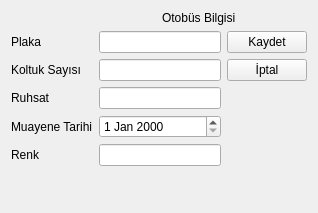
<?xml version="1.0" encoding="UTF-8"?>
<ui version="4.0">
 <class>OtobusBilgisiVeriGirisFormu</class>
 <widget class="QWidget" name="OtobusBilgisiVeriGirisFormu">
  <property name="geometry">
   <rect>
    <x>0</x>
    <y>0</y>
    <width>318</width>
    <height>213</height>
   </rect>
  </property>
  <property name="windowTitle">
   <string>Otobus Bilgisi</string>
  </property>
  <property name="windowIcon">
   <iconset resource="../../Kaynaklar.qrc">
    <normaloff>:/Resimler/Resimler/otobus.png</normaloff>:/Resimler/Resimler/otobus.png</iconset>
  </property>
  <layout class="QGridLayout" name="gridLayout_5">
   <item row="0" column="0">
    <layout class="QGridLayout" name="gridLayout_4">
     <item row="0" column="0">
      <widget class="QLabel" name="lbIcon">
       <property name="text">
        <string/>
       </property>
       <property name="pixmap">
        <pixmap resource="../../Kaynaklar.qrc">:/Resimler/Resimler/otobus.png</pixmap>
       </property>
      </widget>
     </item>
     <item row="0" column="1">
      <widget class="QLabel" name="lbOtobusBilgisi">
       <property name="text">
        <string>Otobüs Bilgisi</string>
       </property>
      </widget>
     </item>
     <item row="1" column="0" colspan="2">
      <layout class="QGridLayout" name="gridLayout_3">
       <item row="0" column="0">
        <layout class="QGridLayout" name="gridLayout_2">
         <item row="4" column="0">
          <widget class="QLabel" name="lbRenk">
           <property name="text">
            <string>Renk</string>
           </property>
          </widget>
         </item>
         <item row="1" column="1">
          <widget class="QLineEdit" name="leKoltukSayisi"/>
         </item>
         <item row="0" column="1">
          <widget class="QLineEdit" name="lePlaka"/>
         </item>
         <item row="1" column="0">
          <widget class="QLabel" name="lbKoltukSayisi">
           <property name="text">
            <string>Koltuk Sayısı</string>
           </property>
          </widget>
         </item>
         <item row="3" column="1">
          <widget class="QDateEdit" name="deMuayeneTarihi"/>
         </item>
         <item row="2" column="1">
          <widget class="QLineEdit" name="leRuhsat"/>
         </item>
         <item row="3" column="0">
          <widget class="QLabel" name="lbMuayeneTarihi">
           <property name="text">
            <string>Muayene Tarihi</string>
           </property>
          </widget>
         </item>
         <item row="2" column="0">
          <widget class="QLabel" name="lbRuhsat">
           <property name="text">
            <string>Ruhsat</string>
           </property>
          </widget>
         </item>
         <item row="4" column="1">
          <widget class="QLineEdit" name="leRenk"/>
         </item>
         <item row="0" column="0">
          <widget class="QLabel" name="lbPlaka">
           <property name="text">
            <string>Plaka</string>
           </property>
          </widget>
         </item>
        </layout>
       </item>
       <item row="0" column="1">
        <layout class="QGridLayout" name="gridLayout">
         <item row="0" column="0">
          <widget class="QPushButton" name="pbKaydet">
           <property name="text">
            <string>Kaydet</string>
           </property>
           <property name="icon">
            <iconset resource="../../Kaynaklar.qrc">
             <normaloff>:/Resimler/Resimler/kaydet.png</normaloff>:/Resimler/Resimler/kaydet.png</iconset>
           </property>
          </widget>
         </item>
         <item row="1" column="0">
          <widget class="QPushButton" name="pbIptal">
           <property name="text">
            <string>İptal</string>
           </property>
           <property name="icon">
            <iconset resource="../../Kaynaklar.qrc">
             <normaloff>:/Resimler/Resimler/iptal.png</normaloff>:/Resimler/Resimler/iptal.png</iconset>
           </property>
          </widget>
         </item>
         <item row="2" column="0">
          <spacer name="verticalSpacer_2">
           <property name="orientation">
            <enum>Qt::Vertical</enum>
           </property>
           <property name="sizeHint" stdset="0">
            <size>
             <width>20</width>
             <height>40</height>
            </size>
           </property>
          </spacer>
         </item>
        </layout>
       </item>
       <item row="1" column="0">
        <spacer name="verticalSpacer">
         <property name="orientation">
          <enum>Qt::Vertical</enum>
         </property>
         <property name="sizeHint" stdset="0">
          <size>
           <width>20</width>
           <height>40</height>
          </size>
         </property>
        </spacer>
       </item>
      </layout>
     </item>
    </layout>
   </item>
  </layout>
 </widget>
 <tabstops>
  <tabstop>lePlaka</tabstop>
  <tabstop>leKoltukSayisi</tabstop>
  <tabstop>leRuhsat</tabstop>
  <tabstop>deMuayeneTarihi</tabstop>
  <tabstop>leRenk</tabstop>
  <tabstop>pbKaydet</tabstop>
  <tabstop>pbIptal</tabstop>
 </tabstops>
 <resources>
  <include location="../../Kaynaklar.qrc"/>
 </resources>
 <connections>
  <connection>
   <sender>pbIptal</sender>
   <signal>clicked()</signal>
   <receiver>OtobusBilgisiVeriGirisFormu</receiver>
   <slot>close()</slot>
   <hints>
    <hint type="sourcelabel">
     <x>272</x>
     <y>90</y>
    </hint>
    <hint type="destinationlabel">
     <x>310</x>
     <y>165</y>
    </hint>
   </hints>
  </connection>
 </connections>
</ui>
